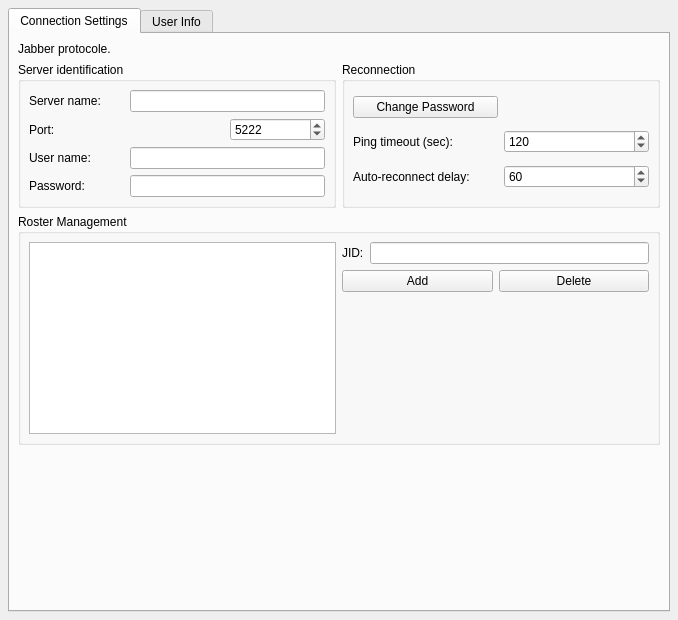
<ui version="4.0" >
 <author></author>
 <comment></comment>
 <exportmacro></exportmacro>
 <class>RzxJabberPropUI</class>
 <widget class="QWidget" name="RzxJabberPropUI" >
  <property name="geometry" >
   <rect>
    <x>0</x>
    <y>0</y>
    <width>564</width>
    <height>620</height>
   </rect>
  </property>
  <property name="windowTitle" >
   <string>Form</string>
  </property>
  <layout class="QGridLayout" >
   <property name="margin" >
    <number>8</number>
   </property>
   <property name="spacing" >
    <number>6</number>
   </property>
   <item row="0" column="0" >
    <widget class="QTabWidget" name="tabWidget" >
     <widget class="QWidget" name="tab" >
      <attribute name="title" >
       <string>Connection Settings</string>
      </attribute>
      <layout class="QGridLayout" >
       <property name="margin" >
        <number>8</number>
       </property>
       <property name="spacing" >
        <number>6</number>
       </property>
       <item row="3" column="0" colspan="2" >
        <spacer>
         <property name="orientation" >
          <enum>Qt::Vertical</enum>
         </property>
         <property name="sizeHint" >
          <size>
           <width>642</width>
           <height>81</height>
          </size>
         </property>
        </spacer>
       </item>
       <item row="2" column="0" colspan="2" >
        <widget class="QGroupBox" name="groupBox" >
         <property name="title" >
          <string>Roster Management</string>
         </property>
         <layout class="QGridLayout" >
          <property name="margin" >
           <number>8</number>
          </property>
          <property name="spacing" >
           <number>6</number>
          </property>
          <item row="2" column="1" >
           <spacer>
            <property name="orientation" >
             <enum>Qt::Vertical</enum>
            </property>
            <property name="sizeHint" >
             <size>
              <width>261</width>
              <height>51</height>
             </size>
            </property>
           </spacer>
          </item>
          <item row="0" column="1" >
           <layout class="QGridLayout" >
            <property name="margin" >
             <number>0</number>
            </property>
            <property name="spacing" >
             <number>6</number>
            </property>
            <item row="0" column="1" >
             <widget class="QLineEdit" name="rosterEdit" />
            </item>
            <item row="0" column="0" >
             <widget class="QLabel" name="label" >
              <property name="text" >
               <string>JID:</string>
              </property>
             </widget>
            </item>
           </layout>
          </item>
          <item row="1" column="1" >
           <layout class="QGridLayout" >
            <property name="margin" >
             <number>0</number>
            </property>
            <property name="spacing" >
             <number>6</number>
            </property>
            <item row="0" column="1" >
             <widget class="QPushButton" name="rosterDeleteButton" >
              <property name="text" >
               <string>Delete</string>
              </property>
             </widget>
            </item>
            <item row="0" column="0" >
             <widget class="QPushButton" name="rosterAddButton" >
              <property name="text" >
               <string>Add</string>
              </property>
             </widget>
            </item>
           </layout>
          </item>
          <item rowspan="3" row="0" column="0" >
           <widget class="QListWidget" name="rosterList" />
          </item>
         </layout>
         <widget class="QWidget" name="widget" >
          <property name="geometry" >
           <rect>
            <x>324</x>
            <y>28</y>
            <width>307</width>
            <height>191</height>
           </rect>
          </property>
         </widget>
        </widget>
       </item>
       <item row="1" column="1" >
        <widget class="QGroupBox" name="grpReconnect" >
         <property name="sizePolicy" >
          <sizepolicy>
           <hsizetype>3</hsizetype>
           <vsizetype>5</vsizetype>
           <horstretch>0</horstretch>
           <verstretch>0</verstretch>
          </sizepolicy>
         </property>
         <property name="whatsThis" >
          <string>&lt;h3>Reconnection&lt;/h3>&lt;p>Defines the parameters of the reconnection.&lt;p>&lt;p>You shouldn't have to modify this values&lt;/p></string>
         </property>
         <property name="title" >
          <string>Reconnection</string>
         </property>
         <layout class="QGridLayout" >
          <property name="margin" >
           <number>8</number>
          </property>
          <property name="spacing" >
           <number>6</number>
          </property>
          <item row="2" column="1" >
           <widget class="QSpinBox" name="reconnection" >
            <property name="maximum" >
             <number>32768</number>
            </property>
            <property name="minimum" >
             <number>30</number>
            </property>
            <property name="value" >
             <number>60</number>
            </property>
           </widget>
          </item>
          <item row="2" column="0" >
           <widget class="QLabel" name="lblReconnection" >
            <property name="text" >
             <string>Auto-reconnect delay:</string>
            </property>
            <property name="textFormat" >
             <enum>Qt::PlainText</enum>
            </property>
            <property name="buddy" >
             <cstring>reconnection</cstring>
            </property>
           </widget>
          </item>
          <item row="1" column="1" >
           <widget class="QSpinBox" name="ping_timeout" >
            <property name="maximum" >
             <number>32768</number>
            </property>
            <property name="value" >
             <number>120</number>
            </property>
           </widget>
          </item>
          <item row="1" column="0" >
           <widget class="QLabel" name="lblPingTimeout" >
            <property name="text" >
             <string>Ping timeout (sec):</string>
            </property>
            <property name="textFormat" >
             <enum>Qt::PlainText</enum>
            </property>
            <property name="buddy" >
             <cstring>ping_timeout</cstring>
            </property>
           </widget>
          </item>
          <item row="0" column="0" >
           <widget class="QPushButton" name="btnChangePass" >
            <property name="text" >
             <string>Change Password</string>
            </property>
           </widget>
          </item>
         </layout>
        </widget>
       </item>
       <item row="1" column="0" >
        <widget class="QGroupBox" name="grpComm" >
         <property name="sizePolicy" >
          <sizepolicy>
           <hsizetype>3</hsizetype>
           <vsizetype>5</vsizetype>
           <horstretch>0</horstretch>
           <verstretch>0</verstretch>
          </sizepolicy>
         </property>
         <property name="title" >
          <string>Server identification</string>
         </property>
         <layout class="QGridLayout" >
          <property name="margin" >
           <number>8</number>
          </property>
          <property name="spacing" >
           <number>6</number>
          </property>
          <item row="1" column="0" colspan="2" >
           <widget class="QLabel" name="lblServerport" >
            <property name="sizePolicy" >
             <sizepolicy>
              <hsizetype>3</hsizetype>
              <vsizetype>1</vsizetype>
              <horstretch>0</horstretch>
              <verstretch>0</verstretch>
             </sizepolicy>
            </property>
            <property name="text" >
             <string>Port:</string>
            </property>
            <property name="textFormat" >
             <enum>Qt::PlainText</enum>
            </property>
            <property name="buddy" >
             <cstring>server_port</cstring>
            </property>
           </widget>
          </item>
          <item row="3" column="1" colspan="2" >
           <widget class="QLineEdit" name="pass" >
            <property name="sizePolicy" >
             <sizepolicy>
              <hsizetype>3</hsizetype>
              <vsizetype>0</vsizetype>
              <horstretch>0</horstretch>
              <verstretch>0</verstretch>
             </sizepolicy>
            </property>
            <property name="whatsThis" >
             <string>&lt;h3>Server&lt;/h3>&lt;p>Define the address of the xnetserver&lt;/p></string>
            </property>
            <property name="text" >
             <string/>
            </property>
            <property name="echoMode" >
             <enum>QLineEdit::Password</enum>
            </property>
            <property name="cursorPosition" >
             <number>0</number>
            </property>
           </widget>
          </item>
          <item row="2" column="1" colspan="2" >
           <widget class="QLineEdit" name="user" >
            <property name="sizePolicy" >
             <sizepolicy>
              <hsizetype>3</hsizetype>
              <vsizetype>0</vsizetype>
              <horstretch>0</horstretch>
              <verstretch>0</verstretch>
             </sizepolicy>
            </property>
            <property name="whatsThis" >
             <string>&lt;h3>Server&lt;/h3>&lt;p>Define the address of the xnetserver&lt;/p></string>
            </property>
            <property name="text" >
             <string/>
            </property>
            <property name="cursorPosition" >
             <number>0</number>
            </property>
           </widget>
          </item>
          <item row="3" column="0" >
           <widget class="QLabel" name="lblServername_2_2" >
            <property name="text" >
             <string>Password:</string>
            </property>
            <property name="textFormat" >
             <enum>Qt::PlainText</enum>
            </property>
            <property name="buddy" >
             <cstring>server_name</cstring>
            </property>
           </widget>
          </item>
          <item row="2" column="0" >
           <widget class="QLabel" name="lblServername_2" >
            <property name="text" >
             <string>User name:</string>
            </property>
            <property name="textFormat" >
             <enum>Qt::PlainText</enum>
            </property>
            <property name="buddy" >
             <cstring>server_name</cstring>
            </property>
           </widget>
          </item>
          <item row="0" column="0" >
           <widget class="QLabel" name="lblServername" >
            <property name="text" >
             <string>Server name:</string>
            </property>
            <property name="textFormat" >
             <enum>Qt::PlainText</enum>
            </property>
            <property name="buddy" >
             <cstring>server_name</cstring>
            </property>
           </widget>
          </item>
          <item row="0" column="1" colspan="2" >
           <widget class="QLineEdit" name="server_name" >
            <property name="sizePolicy" >
             <sizepolicy>
              <hsizetype>3</hsizetype>
              <vsizetype>0</vsizetype>
              <horstretch>0</horstretch>
              <verstretch>0</verstretch>
             </sizepolicy>
            </property>
            <property name="whatsThis" >
             <string>&lt;h3>Server&lt;/h3>&lt;p>Define the address of the xnetserver&lt;/p></string>
            </property>
            <property name="text" >
             <string/>
            </property>
            <property name="cursorPosition" >
             <number>0</number>
            </property>
           </widget>
          </item>
          <item row="1" column="2" >
           <widget class="QSpinBox" name="server_port" >
            <property name="toolTip" >
             <string>&lt;h3>Port&lt;/h3>&lt;p>Defines the port to connect to on the xnetserver&lt;/p>&lt;p>You shouldn't have to modify this value&lt;/p></string>
            </property>
            <property name="maximum" >
             <number>32768</number>
            </property>
            <property name="value" >
             <number>5222</number>
            </property>
           </widget>
          </item>
         </layout>
        </widget>
       </item>
       <item row="0" column="0" >
        <widget class="QLabel" name="lblInfo" >
         <property name="text" >
          <string>Jabber protocole.</string>
         </property>
         <property name="wordWrap" >
          <bool>true</bool>
         </property>
        </widget>
       </item>
      </layout>
     </widget>
     <widget class="QWidget" name="tab" >
      <attribute name="title" >
       <string>User Info</string>
      </attribute>
      <layout class="QGridLayout" >
       <property name="margin" >
        <number>8</number>
       </property>
       <property name="spacing" >
        <number>6</number>
       </property>
       <item row="3" column="0" >
        <layout class="QGridLayout" >
         <property name="margin" >
          <number>0</number>
         </property>
         <property name="spacing" >
          <number>6</number>
         </property>
         <item row="0" column="1" >
          <widget class="QPushButton" name="getButton" >
           <property name="text" >
            <string>Retrieve</string>
           </property>
          </widget>
         </item>
         <item row="0" column="0" >
          <spacer>
           <property name="orientation" >
            <enum>Qt::Horizontal</enum>
           </property>
           <property name="sizeHint" >
            <size>
             <width>40</width>
             <height>20</height>
            </size>
           </property>
          </spacer>
         </item>
         <item row="0" column="2" >
          <widget class="QPushButton" name="setButton" >
           <property name="text" >
            <string>Send</string>
           </property>
          </widget>
         </item>
        </layout>
       </item>
       <item row="2" column="0" >
        <widget class="QGroupBox" name="groupBox_3_2" >
         <property name="title" >
          <string>Organisation</string>
         </property>
         <layout class="QGridLayout" >
          <property name="margin" >
           <number>8</number>
          </property>
          <property name="spacing" >
           <number>6</number>
          </property>
          <item row="1" column="0" >
           <widget class="QLabel" name="label_5" >
            <property name="text" >
             <string>&lt;html>&lt;head>&lt;meta name=&quot;qrichtext&quot; content=&quot;1&quot; />&lt;/head>&lt;body style=&quot; white-space: pre-wrap; font-family:Sans Serif; font-weight:400; font-style:normal; text-decoration:none;&quot;>&lt;p style=&quot; margin-top:0px; margin-bottom:0px; margin-left:0px; margin-right:0px; -qt-block-indent:0; text-indent:0px;&quot;>Unit:&lt;/p>&lt;/body>&lt;/html></string>
            </property>
           </widget>
          </item>
          <item row="0" column="0" >
           <widget class="QLabel" name="label_4" >
            <property name="text" >
             <string>&lt;html>&lt;head>&lt;meta name=&quot;qrichtext&quot; content=&quot;1&quot; />&lt;/head>&lt;body style=&quot; white-space: pre-wrap; font-family:Sans Serif; font-weight:400; font-style:normal; text-decoration:none;&quot;>&lt;p style=&quot; margin-top:0px; margin-bottom:0px; margin-left:0px; margin-right:0px; -qt-block-indent:0; text-indent:0px;&quot;>Name:&lt;/p>&lt;/body>&lt;/html></string>
            </property>
           </widget>
          </item>
          <item row="1" column="1" >
           <widget class="QLineEdit" name="propOrgUnit" />
          </item>
          <item row="0" column="1" >
           <widget class="QLineEdit" name="propOrgName" />
          </item>
         </layout>
        </widget>
       </item>
       <item row="0" column="0" >
        <widget class="QGroupBox" name="groupBox_2" >
         <property name="title" >
          <string>General</string>
         </property>
         <layout class="QGridLayout" >
          <property name="margin" >
           <number>8</number>
          </property>
          <property name="spacing" >
           <number>6</number>
          </property>
          <item row="2" column="1" >
           <widget class="QLineEdit" name="propBirthday" />
          </item>
          <item row="5" column="0" >
           <widget class="QLabel" name="label_2_2_2_2" >
            <property name="text" >
             <string>&lt;html>&lt;head>&lt;meta name=&quot;qrichtext&quot; content=&quot;1&quot; />&lt;/head>&lt;body style=&quot; white-space: pre-wrap; font-family:Sans Serif; font-weight:400; font-style:normal; text-decoration:none;&quot;>&lt;p style=&quot; margin-top:0px; margin-bottom:0px; margin-left:0px; margin-right:0px; -qt-block-indent:0; text-indent:0px;&quot;>Phone:&lt;/p>&lt;/body>&lt;/html></string>
            </property>
           </widget>
          </item>
          <item row="4" column="0" >
           <widget class="QLabel" name="label_2_2_2_2_2" >
            <property name="text" >
             <string>&lt;html>&lt;head>&lt;meta name=&quot;qrichtext&quot; content=&quot;1&quot; />&lt;/head>&lt;body style=&quot; white-space: pre-wrap; font-family:Sans Serif; font-weight:400; font-style:normal; text-decoration:none;&quot;>&lt;p style=&quot; margin-top:0px; margin-bottom:0px; margin-left:0px; margin-right:0px; -qt-block-indent:0; text-indent:0px;&quot;>Website:&lt;/p>&lt;/body>&lt;/html></string>
            </property>
           </widget>
          </item>
          <item row="4" column="1" >
           <widget class="QLineEdit" name="propWebsite" />
          </item>
          <item row="0" column="0" >
           <widget class="QLabel" name="label_2" >
            <property name="text" >
             <string>&lt;html>&lt;head>&lt;meta name=&quot;qrichtext&quot; content=&quot;1&quot; />&lt;/head>&lt;body style=&quot; white-space: pre-wrap; font-family:Sans Serif; font-weight:400; font-style:normal; text-decoration:none;&quot;>&lt;p style=&quot; margin-top:0px; margin-bottom:0px; margin-left:0px; margin-right:0px; -qt-block-indent:0; text-indent:0px;&quot;>Full Name:&lt;/p>&lt;/body>&lt;/html></string>
            </property>
           </widget>
          </item>
          <item row="3" column="1" >
           <widget class="QLineEdit" name="propEmail" />
          </item>
          <item row="0" column="1" >
           <widget class="QLineEdit" name="propName" />
          </item>
          <item row="1" column="1" >
           <widget class="QLineEdit" name="propNick" />
          </item>
          <item row="5" column="1" >
           <widget class="QLineEdit" name="propPhone" />
          </item>
          <item row="1" column="0" >
           <widget class="QLabel" name="label_2_2" >
            <property name="text" >
             <string>&lt;html>&lt;head>&lt;meta name=&quot;qrichtext&quot; content=&quot;1&quot; />&lt;/head>&lt;body style=&quot; white-space: pre-wrap; font-family:Sans Serif; font-weight:400; font-style:normal; text-decoration:none;&quot;>&lt;p style=&quot; margin-top:0px; margin-bottom:0px; margin-left:0px; margin-right:0px; -qt-block-indent:0; text-indent:0px;&quot;>Nickname:&lt;/p>&lt;/body>&lt;/html></string>
            </property>
           </widget>
          </item>
          <item row="2" column="0" >
           <widget class="QLabel" name="label_2_2_2_2_2_2" >
            <property name="text" >
             <string>&lt;html>&lt;head>&lt;meta name=&quot;qrichtext&quot; content=&quot;1&quot; />&lt;/head>&lt;body style=&quot; white-space: pre-wrap; font-family:Sans Serif; font-weight:400; font-style:normal; text-decoration:none;&quot;>&lt;p style=&quot; margin-top:0px; margin-bottom:0px; margin-left:0px; margin-right:0px; -qt-block-indent:0; text-indent:0px;&quot;>Birthday:&lt;/p>&lt;/body>&lt;/html></string>
            </property>
           </widget>
          </item>
          <item row="3" column="0" >
           <widget class="QLabel" name="label_2_2_2" >
            <property name="text" >
             <string>&lt;html>&lt;head>&lt;meta name=&quot;qrichtext&quot; content=&quot;1&quot; />&lt;/head>&lt;body style=&quot; white-space: pre-wrap; font-family:Sans Serif; font-weight:400; font-style:normal; text-decoration:none;&quot;>&lt;p style=&quot; margin-top:0px; margin-bottom:0px; margin-left:0px; margin-right:0px; -qt-block-indent:0; text-indent:0px;&quot;>Email:&lt;/p>&lt;/body>&lt;/html></string>
            </property>
           </widget>
          </item>
         </layout>
        </widget>
       </item>
       <item row="1" column="0" >
        <widget class="QGroupBox" name="groupBox_3" >
         <property name="title" >
          <string>Address</string>
         </property>
         <layout class="QGridLayout" >
          <property name="margin" >
           <number>8</number>
          </property>
          <property name="spacing" >
           <number>6</number>
          </property>
          <item row="4" column="1" >
           <widget class="QLineEdit" name="propCountry" />
          </item>
          <item row="4" column="0" >
           <widget class="QLabel" name="label_3_2_2_2_2" >
            <property name="text" >
             <string>&lt;html>&lt;head>&lt;meta name=&quot;qrichtext&quot; content=&quot;1&quot; />&lt;/head>&lt;body style=&quot; white-space: pre-wrap; font-family:Sans Serif; font-weight:400; font-style:normal; text-decoration:none;&quot;>&lt;p style=&quot; margin-top:0px; margin-bottom:0px; margin-left:0px; margin-right:0px; -qt-block-indent:0; text-indent:0px;&quot;>Country:&lt;/p>&lt;/body>&lt;/html></string>
            </property>
           </widget>
          </item>
          <item row="3" column="0" >
           <widget class="QLabel" name="label_3_2_2_2" >
            <property name="text" >
             <string>&lt;html>&lt;head>&lt;meta name=&quot;qrichtext&quot; content=&quot;1&quot; />&lt;/head>&lt;body style=&quot; white-space: pre-wrap; font-family:Sans Serif; font-weight:400; font-style:normal; text-decoration:none;&quot;>&lt;p style=&quot; margin-top:0px; margin-bottom:0px; margin-left:0px; margin-right:0px; -qt-block-indent:0; text-indent:0px;&quot;>Post Code:&lt;/p>&lt;/body>&lt;/html></string>
            </property>
           </widget>
          </item>
          <item row="3" column="1" >
           <widget class="QLineEdit" name="propPostCode" />
          </item>
          <item row="2" column="1" >
           <widget class="QLineEdit" name="propRegion" />
          </item>
          <item row="2" column="0" >
           <widget class="QLabel" name="label_3_2_2" >
            <property name="text" >
             <string>&lt;html>&lt;head>&lt;meta name=&quot;qrichtext&quot; content=&quot;1&quot; />&lt;/head>&lt;body style=&quot; white-space: pre-wrap; font-family:Sans Serif; font-weight:400; font-style:normal; text-decoration:none;&quot;>&lt;p style=&quot; margin-top:0px; margin-bottom:0px; margin-left:0px; margin-right:0px; -qt-block-indent:0; text-indent:0px;&quot;>Region:&lt;/p>&lt;/body>&lt;/html></string>
            </property>
           </widget>
          </item>
          <item row="1" column="0" >
           <widget class="QLabel" name="label_3_2" >
            <property name="text" >
             <string>&lt;html>&lt;head>&lt;meta name=&quot;qrichtext&quot; content=&quot;1&quot; />&lt;/head>&lt;body style=&quot; white-space: pre-wrap; font-family:Sans Serif; font-weight:400; font-style:normal; text-decoration:none;&quot;>&lt;p style=&quot; margin-top:0px; margin-bottom:0px; margin-left:0px; margin-right:0px; -qt-block-indent:0; text-indent:0px;&quot;>City:&lt;/p>&lt;/body>&lt;/html></string>
            </property>
           </widget>
          </item>
          <item row="1" column="1" >
           <widget class="QLineEdit" name="propCity" />
          </item>
          <item row="0" column="1" >
           <widget class="QLineEdit" name="propStreet" />
          </item>
          <item row="0" column="0" >
           <widget class="QLabel" name="label_3" >
            <property name="text" >
             <string>&lt;html>&lt;head>&lt;meta name=&quot;qrichtext&quot; content=&quot;1&quot; />&lt;/head>&lt;body style=&quot; white-space: pre-wrap; font-family:Sans Serif; font-weight:400; font-style:normal; text-decoration:none;&quot;>&lt;p style=&quot; margin-top:0px; margin-bottom:0px; margin-left:0px; margin-right:0px; -qt-block-indent:0; text-indent:0px;&quot;>Street:&lt;/p>&lt;/body>&lt;/html></string>
            </property>
           </widget>
          </item>
         </layout>
        </widget>
       </item>
      </layout>
     </widget>
    </widget>
   </item>
  </layout>
 </widget>
 <pixmapfunction></pixmapfunction>
 <resources/>
 <connections/>
</ui>
